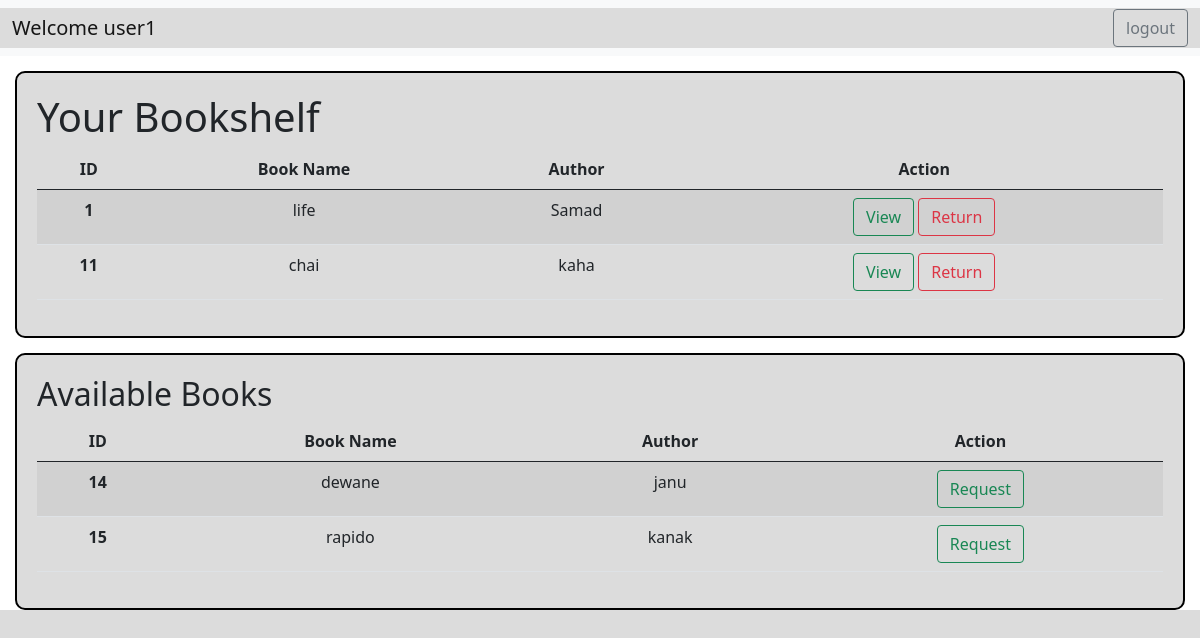
/user_dashboard/1, run on the app's committed database.
### application/models.py (models this page shows)
class User(db.Model):
    id = db.Column(db.Integer, primary_key = True)
    email = db.Column(db.String(),unique = True, nullable = False)
    username = db.Column(db.String(), unique = True, nullable = False)
    password = db.Column (db.String(), nullable = False)
    type = db.Column (db.String(),default ="general")
    ebooks = db.relationship('Ebook', backref = 'bearer')

class Ebook(db.Model):
    id = db.Column(db.Integer, primary_key = True)
    b_name = db.Column(db.String(), nullable = False)
    author = db.Column(db.String(), nullable = False)
    b_url = db.Column(db.String(), nullable = True)
    status = db.Column(db.String(), default = "Available")
    user_id = db.Column(db.Integer, db.ForeignKey('user.id'), nullable = True)

### application/controllers.py (the view)
@app.route("/user_dashboard/<int:user_id>", methods=["GET"])
def user_dashboard(user_id):
    this_user = User.query.filter_by(id=int(user_id)).first()
    e_books = Ebook.query.filter_by(status="Available").all()
    g_books = Ebook.query.filter_by(status="Granted",user_id = int(user_id)).all()
    return render_template("user_dashboard.html", user=this_user, e_books=e_books, g_books=g_books)

### templates/user_dashboard.html (shortened to what this page needs)
<!DOCTYPE html>
<html lang="en">
<head>
    <link href="https://cdn.jsdelivr.net/npm/bootstrap@5.0.2/dist/css/bootstrap.min.css" rel="stylesheet"
>
    <link rel="stylesheet" href="../static/style.css">
</head>
<body>
    <div class="sign_in">
        <nav class="navbar navbar-expand-lg navbar-light bg-light">
            <div class="container-fluid">
                <a class="navbar-brand" href="#">Welcome {{user.username}}</a>
                <div class="d-flex">
                    <a class="btn btn-outline-secondary" href="/login">logout</a>
                </div>
            </div>
        </nav>
    </div>
    <div class=" inshelf content_main">
        <h1> Your Bookshelf </h1>
        <div id="content">
            <table class="table table-striped table-hover">
                <thead>
                    <tr>
                        <th scope="col">ID</th>
                        <th scope="col">Book Name</th>
                        <th scope="col">Author</th>
                        <th scope="col">Action</th>
                    </tr>
                </thead>
                <tbody>
                    {% for granted_book in g_books %}
                    <tr>
                        <th scope="row">{{granted_book.id}}</th>
                        <td>{{granted_book.b_name}}</td>
                        <td>{{granted_book.author}}</td>
                        <td>
                            <a href="{{ granted_book.b_url}}" target="_blank" class="btn btn-outline-success">View </a>
                            <a href="{{ url_for('return_granted', user_id=user.id, book_id=granted_book.id) }}" class="btn btn-outline-danger">Return </a>
                        </td>
                    </tr>
                    {% endfor %}
                </tbody>
            </table>
        </div>
    </div>
    <div class="requested content_main">
        <h2> Available Books</h2>
        <div id="content">
            <table class="table table-striped table-hover">
                <thead>
                    <tr>
                        <th scope="col">ID</th>
                        <th scope="col">Book Name</th>
                        <th scope="col">Author</th>
                        <th scope="col">Action</th>
                    </tr>
                </thead>
                <tbody>
                    {% for book in e_books %}
                    <tr>
                        <th scope="row">{{book.id}}</th>
                        <td>{{book.b_name}}</td>
                        <td>{{book.author}}</td>
                        <td>
                            <a href="{{ url_for('request_book', user_id=user.id, book_id=book.id) }}" class="btn btn-outline-success">Request </a>
                        </td>
                    </tr>
                    {% endfor %}
                </tbody>
            </table>
        </div>
    </div>
</body>
</html>

### static/style.css (style rules this page uses)
* { margin: 0px; padding: 0px; background-color: gainsboro; }
.content_main { border: 2px solid black; border-radius: 10px; margin: 15px; padding: 20px; }
#content { text-align: center; }

### data on the page
User: username "user1"
Ebook: id "1", b_name "life", author "Samad"
Ebook: id "11", b_name "chai", author "kaha"
Ebook: id "14", b_name "dewane", author "janu"
Ebook: id "15", b_name "rapido", author "kanak"
